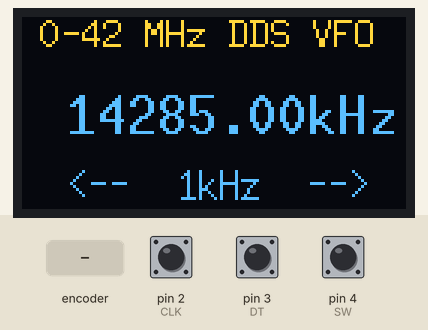
Bench run of a sketch on a simulated Arduino Uno, built with avr-gcc and run on an emulated ATmega328P. Shown: 128×64 one-colour display. The test bench sets the inputs (shaded band); at power-on: pin 4 (SW) HIGH, pin 2 (CLK) HIGH, pin 3 (DT) HIGH. The OLED is the two-colour kind (top 16 rows yellow).

Above: at 1.7 s.
1.8 s: rotary encoder on pin 2 (CLK) / pin 3 (DT) turned 1 step (first pin leading)
At 3.3 s:
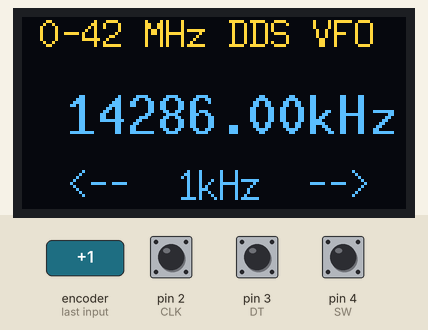
3.8 s: pin 4 (SW) pulled LOW for 0.15 s
At 5.6 s:
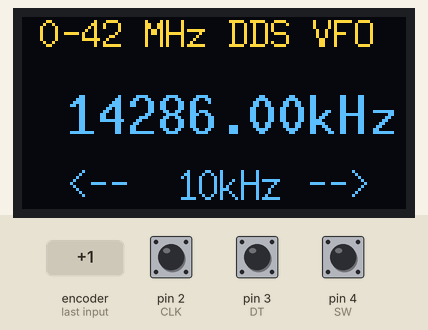
5.9 s: pin 4 (SW) pulled LOW for 1 s
At 8.1 s:
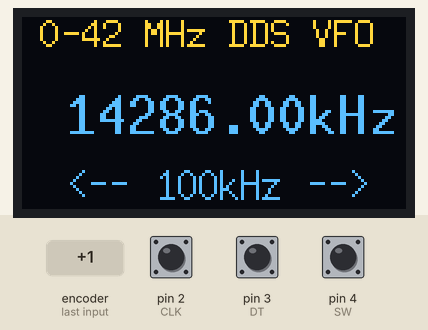
8.9 s: rotary encoder on pin 2 (CLK) / pin 3 (DT) turned 1 step (first pin leading)
At 10.1 s:
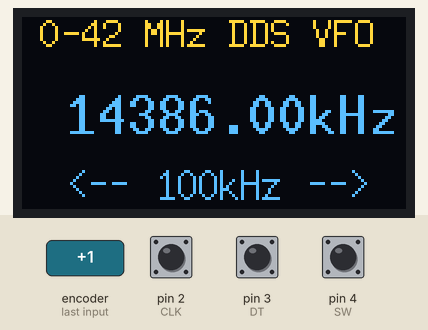
Timing chart, 0 to 11.9 s (numbered marks = the images above; inputs shaded):
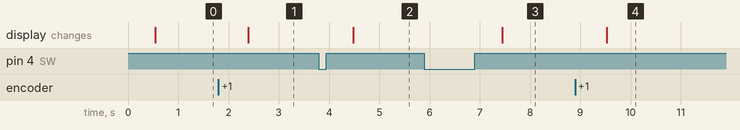

The sketch:

VFO_9850_v4.3.ino
```cpp
//DDS_VFO General purpose VFO 10Hz-42MHz, OLED 128x64 SH1106 no-name
// V4.3 24-11-18
// Code written by Antony Watts, M0IFA
// Adaptation FOR AD9850 DDS by SV1ONW
// Addition of Frequency Limits by SV1ONW

// HEADERS & LIBRARIES
#include "Oled.h"
#include "ADS9850.h"
#include "Rotary.h"

// CONNECTIONS
// AD9850
#define RESET 8
#define DATA 9
#define FQ_UD 10
#define W_CLK 11
// ENCODER
#define CLK 2  //Pin A
#define DT 3   //Pin B
#define SW 4   //Push Button on Rotary Encoder
// OLED
// Remember OLED goes to A4(SDA) and A5(SCK). No need to define anything here!

// xtal calibration

// Change value from 0 to +/- the Crystal Deviation from its nominal 125000000 MHz, so that start frequency is correct
#define CORRECTION 0  // needs to be changed!!!

// OBJECTS
ADS9850 ads;

// Rotary Encoder
Rotary enc = Rotary(DT, CLK);

// GLOBAL VARIABLES
// initial freq
volatile double freqHz = 14285000; // (Hz) start frequency 14.285MHz
volatile double freqChz = 0;      // (cHz) additional 0cHz
volatile double freqStep = 1000;  // (Hz) init 1kHz freqStep
uint8_t phase = 0x00;             // init phase

//_________________________Enter frequency limits (KHz) below:_________________
const unsigned      F_min = 10;        // Lower Frequency Limit 10 Hz
const unsigned long F_max = 42000000;  // Upper Frequency Limit 42 MHz
//Can be changed to suit your needs, provided you stay within the AD9850 frequency limits
//e.g. F_min = 14000000; F_max = 14350000 to cover 20 meter Band only

// freq change flag
volatile bool freqChange;


// SETUP
void setup() {
  // encoder, button pins
  pinMode(DT, INPUT_PULLUP);
  pinMode(CLK, INPUT_PULLUP);
  pinMode(SW, INPUT_PULLUP);


  // freq change flag
  freqChange = false;

  // setup interrupts for tuning
  PCICR |= (1 << PCIE2);
  PCMSK2 |= (1 << PCINT18) | (1 << PCINT19);
  sei();

  // oled init, sets I2C addr to 0x3C
  oled.begin();

  // init ads
  ads.begin(W_CLK, FQ_UD, DATA, RESET);

  // calibrate to xtal actual frequency
   ads.calibrate(125000000 + CORRECTION);  //125000000 Nominal AD9850 Crystal Value

  ads.setFreq(freqHz, freqChz, phase);


  dispUpdate();
}

// LOOP
// check button & freq tune, update display
void loop() {
  if (button()) {
    if (freqStep == 1000000) freqStep = 10; // back to 10Hz
    else freqStep = freqStep * 10; // or increase by x10
    dispUpdate();
  }

  if (freqChange) {
    // freq updated
    ads.setFreq(freqHz, freqChz, phase);
    freqChange = false;
    dispUpdate();
  }
}

// BUTTON
// button pressed?
bool button() {
  if (digitalRead(SW) == LOW) { // button pressed?
    while (!digitalRead(SW)); // wait for release
    return true;
  }
  else {
    return false;
  }
}

// INTERRUPT
// ISR - encoder interrupt service routine
ISR(PCINT2_vect) {
  unsigned char result;

  result = enc.process();
  if (result == DIR_CW ) {
    freqHz += freqStep;
    if (freqHz > F_max)
  {
    freqHz = F_max;
  }
    freqChange = true;
  }
  else if (result == DIR_CCW) {
    freqHz -= freqStep;
    if (freqHz < F_min)
  {
    freqHz = F_min;
  }
    freqChange = true;
  }

}


// PICTURE LOOP
// picture loop, display init data
void dispUpdate() {
  oled.firstPage();
  do {
    dispMsg(6, 0, "0-42 MHz DDS VFO");
    dispFreq(15, 25, freqHz, freqChz, 2);
    dispMsg(15, 50, "<--");
    dispStep(45, 50, freqStep);
    dispMsg(95, 50, "-->");

  } while ( oled.nextPage() );
}
```

ADS9850.cpp
```cpp
// Arduino Library for AD9850 frequency synthesiser module, with 125MHz clock
// V1.2 4-9-17 Antony Watts, M0IFA, pulser code update
// frequency in Hz and cHz
// W_CLK, FQ_UD, DATA, RESET to (e.g.) D11, D10, D9 & D8
// functions
// void begin(int W_CLK, int FQ_UD, int DATA, int RESET); reset, serial, down
// void setFreq(double Hz, double Chz, uint8_t p); set f(Hz) and cHz(Chz),
// phase in steps 0x00, 0x01, 0x02, 0x04, 0x08, 0x10 (11.5, 22.5, 45. 90, 180deg)
// void calibrate(double calHz); correct xtal frequency from standard 125MHz
// void down(); freq zero, power down (power up with setFreq())

#include "Arduino.h"
#include "ADS9850.h"

// constructor
ADS9850::ADS9850() {

}

// init calFreq, pins, reset & serial mode
void ADS9850::begin(int W_CLK, int FQ_UD, int DATA, int RESET) {
	_W_CLK = W_CLK;
	_FQ_UD = FQ_UD;
	_DATA = DATA;
	_RESET = RESET;

	_calFreq = ADS_XTAL;

	pinMode(_W_CLK, OUTPUT); // outputs default to LOW
	pinMode(_FQ_UD, OUTPUT);
	pinMode(_DATA, OUTPUT);
	pinMode(_RESET, OUTPUT);

	pulse(_RESET); // reset, parallel mode, ptr to W0

        pulse(_W_CLK); // switch to serial mode, xxxxx011 wired on d2-d0

        down(); // init/clear freq & phase registers, power down
}

// write 40 bits, 4x8 freq + 8 control & phase
void ADS9850::update(uint32_t fW, uint8_t cP) {
    for (int i=0; i <4 ; i++, fW >>= 8) {
       shiftOut(_DATA, _W_CLK, LSBFIRST, fW); // output 32 freq bits
    }
    shiftOut(_DATA, _W_CLK, LSBFIRST, cP); // output 8 control & phase bits

    pulse(_FQ_UD);
}

// calculate 32 freq bits, convert double to to uint32_t, set PD off & x6, update
void ADS9850::setFreq(double f, double cf, uint8_t p) {
     uint32_t delta;

	delta = (uint32_t)((f + cf/100.0) * 4294967296.0 / _calFreq);
	p = p << 3; // PD off = ppppp000
//  bitSet(p, 0); // ppppp001 set x6 REFCLK on <==== ATT.:THIS SHOULD NOT BE SET FOR AD9850, Do not uncomment!
	update(delta, p);
}

// clear freq & phase registers
void ADS9850::down() {
        update(0x00000000, 0x04); // freq zero, ppppp100 set PD on, x6 REFCLK off <==== FINE FOR AD9850
}


// pulse a pin LOW-HIGH-LOW
void ADS9850::pulse(int _pin) {
        digitalWrite(_pin, LOW);
	    digitalWrite(_pin, HIGH);
        digitalWrite(_pin, LOW);
}

// load a new value for _calFreq
void ADS9850::calibrate(double calXtal) {
	_calFreq = calXtal;
}
```

ADS9850.h
```cpp
// Arduino Library for AD9850 frequency synthesiser module, with 125MHz clock
// V1.2 4-9-17 Antony Watts, M0IFA, code update
// Modified from AD9851 library
// frequency in Hz and cHz
// functions
// void begin(int W_CLK, int FQ_UD, int DATA, int RESET); intialise pins and reset AD9850
// void setFreq(double Hz, double Chz, uint8_t p); set frequency(Hz) and centi-freq(Chz)
//   phase coding, 0-180 in 11.25deg steps 0x00, 0x01, 0x02, 0x04, 0x08, 0x10
// void calibrate(double calHz); change xtal frequency from standard 125MHz to new value
// void down(); power down on, x6 remains on b00000101
// void up(); zero freq, power down off, x6 remains on b00000001 ;or use setfreq()

#ifndef ADS9850_H
#define ADS9850_H

#include <Arduino.h>

#define ADS_XTAL 125000000.0

class ADS9850 {

	public:
		ADS9850();

		void begin(int W_CLK, int FQ_UD, int DATA, int RESET);
		void setFreq(double Hz, double Chz, uint8_t phase);
		void calibrate(double calHz);
                void down();

	private:
		int _W_CLK;
		int _FQ_UD;
		int _DATA;
		int _RESET;

		double _calFreq;

                void update(uint32_t d, uint8_t p);
		void pulse(int _pin);

};

#endif
```

Oled.h
```cpp
// Oled.h
// V2.0 18-4-5 added UL numbers
// defines oled pins, creates "oled" object for 128x64 SH1106 display
// fonts github.com/olikraus/u8g2/wiki

// HEADERS & LIBRARIES
#include "U8g2lib.h"
#include "Wire.h"

// OBJECTS
// oled object, SH1106 controller, 128X64, HW I2C and normal orientation R0
U8G2_SH1106_128X64_NONAME_1_HW_I2C oled(U8G2_R0);

//FUNCTIONS

// BAR
// display bar at x, y, h)eight, l)ength (0-128 pixels)
void dispBar(u8g2_uint_t x, u8g2_uint_t y, byte h, byte l) {
  byte n;

  oled.drawFrame(x, y, 100, h+1);
  for ( n = 0; n < l; n++) {
    oled.drawLine(x + n, y, x  + n, y + h);
  }
}

// FREQ
// display freq at x, y, f (Hz) plus cf (cHz), d)ecimal places (max 3)
void dispFreq(u8g2_uint_t x, u8g2_uint_t y, double f, double cf, byte d) {
  oled.setFont(u8g2_font_10x20_tf); // font
  oled.setFontPosTop(); // origin top

  f = f / 1000.0;
  cf = cf / 100000.0;

  oled.setCursor(x, y);
  oled.print(f + cf, d);
  oled.print("kHz");
}

//MSG
// display small message at at x), y), *m)essage
void dispMsgS(u8g2_uint_t x, u8g2_uint_t y, char *m) {
  // sets font, cursor position and displays message
  oled.setFont(u8g2_font_5x8_tf); // font
  oled.setFontPosTop();
  oled.setCursor(x, y);
  oled.print(m);
}

// display message at at x), y), *m)essage
void dispMsg(u8g2_uint_t x, u8g2_uint_t y, char *m) {
  // sets font, cursor position and displays message
  oled.setFont(u8g2_font_7x13_tf); // font
  oled.setFontPosTop();
  oled.setCursor(x, y);
  oled.print(m);
}

// display large message at at x), y), *m)essage
void dispMsgL(u8g2_uint_t x, u8g2_uint_t y, char *m) {
  oled.setFont(u8g2_font_10x20_tf); // font
  oled.setFontPosTop();
  oled.setCursor(x, y);
  oled.print(m);
}

// display ultra large message at at x), y), *m)essage
void dispMsgUL(u8g2_uint_t x, u8g2_uint_t y, char *m) {
  oled.setFont(u8g2_font_logisoso30_tf); // font
  oled.setFontPosTop();
  oled.setCursor(x, y);
  oled.print(m);
}

// NUM
// display number at x), y), n)umber (double), d)ecimal places
void dispNum(u8g2_uint_t x, u8g2_uint_t y, double n, byte d) {
  oled.setFont(u8g_font_7x14); // fix font for now
  oled.setFontPosTop();
  oled.setCursor(x, y);
  oled.print(n, d);
}

// display number large at x), y), n)umber (double), d)ecimal places
void dispNumL(u8g2_uint_t x, u8g2_uint_t y, double n, byte d) {
  oled.setFont(u8g2_font_10x20_tf); // font
  oled.setFontPosTop();
  oled.setCursor(x, y);
  oled.print(n, d);
}

// display number ultra large at x), y), n)umber (double), d)ecimal places
void dispNumUL(u8g2_uint_t x, u8g2_uint_t y, double n, byte d) {
  oled.setFont(u8g2_font_logisoso24_tf); // font
  oled.setFontPosTop();
  oled.setCursor(x, y);
  oled.print(n, d);
}

// DATE
// display date
void dispDate(u8g2_uint_t x, u8g2_uint_t y, byte dw, byte da, byte mo, byte yr) {
  oled.setFont(u8g_font_7x14); // fix font for now
  oled.setFontPosTop();
  oled.setCursor(x, y);

  switch (dw) {
    case 1:
      oled.print("Mon");
      break;
    case 2:
      oled.print("Tue");
      break;
    case 3:
      oled.print("Wed");
      break;
    case 4:
      oled.print("Thu");
      break;
    case 5:
      oled.print("Fri");
      break;
    case 6:
      oled.print("Sat");
      break;
    case 7:
      oled.print("Sun");
      break;
  }

  oled.print(" ");
  oled.print(da);

  oled.print(" ");
  switch (mo)
  {
    case 1:
      oled.print("Jan");
      break;
    case 2:
      oled.print("Feb");
      break;
    case 3:
      oled.print("Mar");
      break;
    case 4:
      oled.print("Apr");
      break;
    case 5:
      oled.print("May");
      break;
    case 6:
      oled.print("Jun");
      break;
    case 7:
      oled.print("Jul");
      break;
    case 8:
      oled.print("Aug");
      break;
    case 9:
      oled.print("Sep");
      break;
    case 10:
      oled.print("Oct");
      break;
    case 11:
      oled.print("Nov");
      break;
    case 12:
      oled.print("Dec");
      break;
  }
  oled.print(" ");
  oled.print("20");
  oled.print(yr);
}

// TIME
// display time HH:MM:SS at x), y)
void dispTime(u8g2_uint_t x, u8g2_uint_t y, byte h, byte m, byte s) {
  oled.setFont(u8g_font_7x14); // fix font for now
  oled.setFontPosTop();
  oled.setCursor(x, y);
  if (h < 10)
    oled.print("0");
  oled.print(h);
  oled.print(":");
  if (m < 10)
    oled.print("0");
  oled.print(m);
  oled.print(":");
  if (s < 10)
    oled.print("0");
  oled.print(s);
}

// display time HH:MM:SS at x), y)
void dispTimeL(u8g2_uint_t x, u8g2_uint_t y, byte h, byte m, byte s) {
  oled.setFont(u8g2_font_10x20_tf); // font
  oled.setFontPosTop();
  oled.setCursor(x, y);
  if (h < 10)
    oled.print("0");
  oled.print(h);
  oled.print(":");
  if (m < 10)
    oled.print("0");
  oled.print(m);
  oled.print(":");
  if (s < 10)
    oled.print("0");
  oled.print(s);
}

// STEP
// display step at x) y) s)tep
void dispStep(u8g2_uint_t x, u8g2_uint_t y, unsigned int s) {
  oled.setFont(u8g_font_7x14); // fix font for now
  oled.setFontPosTop();

  oled.setCursor(x, y);
  switch (s) // display freqStep
  {
    case 10:
      oled.print(" 10Hz");
      break;
    case 100:
      oled.print("100Hz");
      break;
    case 1000:
      oled.print(" 1kHz");
      break;
    case 10000:
      oled.print(" 10kHz");
      break;
    case 100000:
      oled.print("100kHz");
      break;
    case 1000000:
      oled.print(" 1MHz");
      break;
  }
}
```

Rotary.cpp
```cpp
// (licence header left out)
#include "Arduino.h"
#include "Rotary.h"

/*
 * The below state table has, for each state (row), the new state
 * to set based on the next encoder output. From left to right in,
 * the table, the encoder outputs are 00, 01, 10, 11, and the value
 * in that position is the new state to set.
 */

#define R_START 0x0

#ifdef HALF_STEP
// Use the half-step state table (emits a code at 00 and 11)
#define R_CCW_BEGIN 0x1
#define R_CW_BEGIN 0x2
#define R_START_M 0x3
#define R_CW_BEGIN_M 0x4
#define R_CCW_BEGIN_M 0x5
const unsigned char ttable[6][4] = {
  // R_START (00)
  {R_START_M,            R_CW_BEGIN,     R_CCW_BEGIN,  R_START},
  // R_CCW_BEGIN
  {R_START_M | DIR_CCW, R_START,        R_CCW_BEGIN,  R_START},
  // R_CW_BEGIN
  {R_START_M | DIR_CW,  R_CW_BEGIN,     R_START,      R_START},
  // R_START_M (11)
  {R_START_M,            R_CCW_BEGIN_M,  R_CW_BEGIN_M, R_START},
  // R_CW_BEGIN_M
  {R_START_M,            R_START_M,      R_CW_BEGIN_M, R_START | DIR_CW},
  // R_CCW_BEGIN_M
  {R_START_M,            R_CCW_BEGIN_M,  R_START_M,    R_START | DIR_CCW},
};
#else
// Use the full-step state table (emits a code at 00 only)
#define R_CW_FINAL 0x1
#define R_CW_BEGIN 0x2
#define R_CW_NEXT 0x3
#define R_CCW_BEGIN 0x4
#define R_CCW_FINAL 0x5
#define R_CCW_NEXT 0x6

const unsigned char ttable[7][4] = {
  // R_START
  {R_START,    R_CW_BEGIN,  R_CCW_BEGIN, R_START},
  // R_CW_FINAL
  {R_CW_NEXT,  R_START,     R_CW_FINAL,  R_START | DIR_CW},
  // R_CW_BEGIN
  {R_CW_NEXT,  R_CW_BEGIN,  R_START,     R_START},
  // R_CW_NEXT
  {R_CW_NEXT,  R_CW_BEGIN,  R_CW_FINAL,  R_START},
  // R_CCW_BEGIN
  {R_CCW_NEXT, R_START,     R_CCW_BEGIN, R_START},
  // R_CCW_FINAL
  {R_CCW_NEXT, R_CCW_FINAL, R_START,     R_START | DIR_CCW},
  // R_CCW_NEXT
  {R_CCW_NEXT, R_CCW_FINAL, R_CCW_BEGIN, R_START},
};
#endif

/*
 * Constructor. Each arg is the pin number for each encoder contact.
 */
Rotary::Rotary(char _pin1, char _pin2) {
  // Assign variables.
  pin1 = _pin1;
  pin2 = _pin2;
  // Set pins to input.
  pinMode(pin1, INPUT);
  pinMode(pin2, INPUT);
#ifdef ENABLE_PULLUPS
  digitalWrite(pin1, HIGH);
  digitalWrite(pin2, HIGH);
#endif
  // Initialise state.
  state = R_START;
}

unsigned char Rotary::process() {
  // Grab state of input pins.
  unsigned char pinstate = (digitalRead(pin2) << 1) | digitalRead(pin1);
  // Determine new state from the pins and state table.
  state = ttable[state & 0xf][pinstate];
  // Return emit bits, ie the generated event.
  return state & 0x30;
}
```

Rotary.h
```cpp
/*
 * Rotary encoder library for Arduino.
 */

#ifndef Rotary_h
#define Rotary_h

#include "Arduino.h"

// Enable this to emit codes twice per step.
// #define HALF_STEP

// Enable weak pullups
#define ENABLE_PULLUPS

// Values returned by 'process'
// No complete step yet.
#define DIR_NONE 0x0
// Clockwise step.
#define DIR_CW 0x10
// Counter-clockwise step.
#define DIR_CCW 0x20

class Rotary
{
  public:
    Rotary(char, char);
    unsigned char process();
  private:
    unsigned char state;
    unsigned char pin1;
    unsigned char pin2;
};

#endif
```

Measured:
- after the input at 1.8 s, the display: changes after 0.59 s (image 1)
- after the input at 3.8 s, the display: changes after 0.68 s (image 2)
- after the input at 5.9 s, the display: changes after 1.6 s (image 3)
- after the input at 8.9 s, the display: changes after 0.63 s (image 4)
